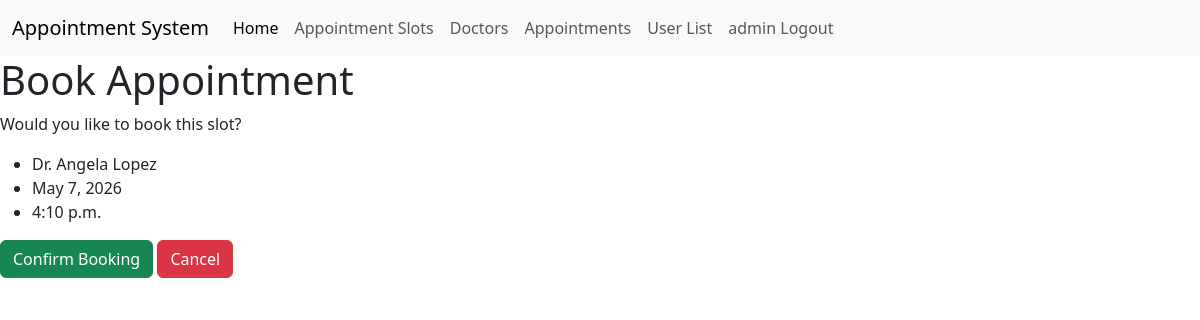
The app's page /book/2/ (signed in) with its own data.
### appointments/models.py (models this page shows, shortened)
class AppointmentSlot(models.Model):
    doctor = models.ForeignKey(Doctor, on_delete=models.CASCADE)
    date = models.DateField()
    time = models.TimeField()

class Doctor(models.Model):
    name = models.CharField(max_length=100)
    speciality = models.CharField(max_length=100)

### appointments/views.py (the view)
# urls.py: path('book/<int:slot_id>/', book_appointment, name='book_appointment'),
def book_appointment(request, slot_id):
    if not request.user.is_authenticated:
        return redirect('login')
    slot = AppointmentSlot.objects.get(id=slot_id)
    if Appointment.objects.filter(slot=slot).exists():
        return redirect('slot_list')
    if request.method == "POST":
        if Appointment.objects.filter(slot=slot).exists():
            return redirect('slot_list')
        Appointment.objects.create(user=request.user, slot=AppointmentSlot.objects.get(id=slot_id))
        return redirect('my_appointments')
    return render(request, 'appointments/book_appointment.html', {'slot': AppointmentSlot.objects.get(id=slot_id)})

### templates/appointments/book_appointment.html (shortened to what this page needs)
{% extends 'base.html' %}
{% block content %}
    <h1>Book Appointment</h1>
    <p>
        Would you like to book this slot?
    </p>
    <ul>
        <li>{{ slot.doctor.name }}</li>
        <li>{{ slot.date }}</li>
        <li>{{ slot.time }}</li>
    </ul>
    <form method="post">
        <button type="submit" class="btn btn-success">Confirm Booking</button>
        <a href="{% url 'slot_list' %}" class="btn btn-danger">Cancel</a>
    </form>
{% endblock %}

### templates/base.html (shortened to what this page needs)
{% load static %}
<!DOCTYPE html>
<html lang="en">
<head>
    <link href="https://cdn.jsdelivr.net/npm/bootstrap@5.3.8/dist/css/bootstrap.min.css" rel="stylesheet">
</head>
<body>
<nav class="navbar navbar-expand-lg bg-body-tertiary">
    <div class="container-fluid">
        <a class="navbar-brand" href="#">Appointment System</a>
        <div class="collapse navbar-collapse" id="navbarSupportedContent">
            <ul class="navbar-nav me-auto mb-2 mb-lg-0">
                <li class="nav-item">
                    <a class="nav-link active" aria-current="page" href="{% url 'index' %}">Home</a>
                </li>
                <li class="nav-item">
                    <a class="nav-link"
                       href="{% url 'slot_list' %}">
                        Appointment Slots
                    </a>
                </li>
                <li class="nav-item">
                    <a class="nav-link"
                       href="{% url 'doctor_list' %}">
                        Doctors
                    </a>
                </li>
                {% if not user.is_authenticated %}
                <li class="nav-item">
                    <a class="nav-link"
                       href="{% url 'register' %}">
                        Register
                    </a>
                </li>
                <li class="nav-item">
                    <a class="nav-link"
                       href="{% url 'login' %}">
                        Login
                    </a>
                </li>
                {% else %}
                <li class="nav-item">
                    <a class="nav-link"
                       href="{% url 'my_appointments' %}">
                        {% if user.is_staff %}
                            Appointments
                        {% else %}
                            My Appointments
                        {% endif %}
                    </a>
                </li>
                {% if user.is_staff %}
                    <li class="nav-item">
                    <a class="nav-link"
                       href="{% url 'user_list' %}">
                        User List
                    </a>
                </li>
                {% endif %}
                <li class="nav-item">
                    <form method="post" action="{% url 'logout' %}">
                        <button type="submit" class="nav-link">{{ user.username }} Logout</button>
                    </form>
                </li>
                {% endif %}
            </ul>
        </div>
    </div>
</nav>
{% block content %}
{% endblock %}
</body>
</html>

### records on screen
AppointmentSlot: doctor.name "Dr. Angela Lopez", date "May 7, 2026", time "4:10 p.m."

### other values on screen
{{ user.username }} "admin"
